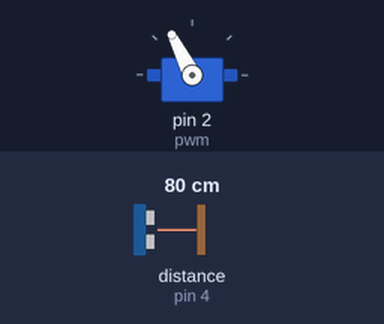
Recording of a sketch running on a simulated Arduino Uno, built with avr-gcc and run on an emulated ATmega328P. On the bench: servo. Wiring (inferred from the names in the program): ultrasonic range finder: trigger pin 3; echo pin 4; servo: signal pin 2. Inputs (shaded band) come from the test bench; at power-on: distance to the obstacle (sensor on pin 4) 80 cm. The echo pulse lasts 58.3 µs per cm; no radio packets arrive unless stated; servo pulses on a pin are drawn as a servo (544–2400 µs = 0–180°); what the sketch prints to the serial monitor is not drawn.

Above: at 1.2 s.
1.3 s: distance to the obstacle (sensor on pin 4) set to 2 cm
At 2.45 s:
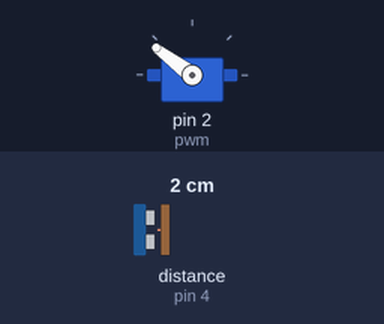
4.3 s: distance to the obstacle (sensor on pin 4) set to 18 cm
At 5.1 s:
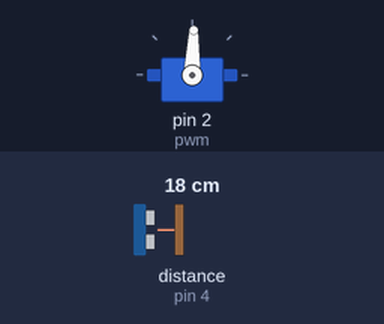
7.3 s: distance to the obstacle (sensor on pin 4) set to 4 cm
At 8.12 s:
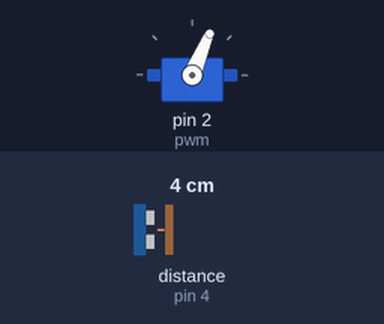
Timing chart, 0 to 16.3 s (numbered marks = the images above; inputs shaded):
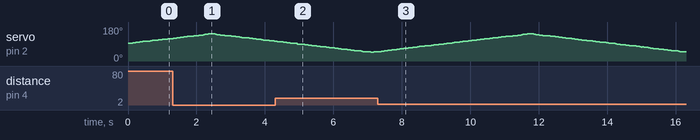

The sketch:

sensor.ino
```cpp
#include <nRF24L01.h>
#include <RF24.h>
#include <SPI.h>
const byte rxAddr[6] = "ggchtd"; //for pairing radios
const int trigger = 3;
const int echo = 4;
const int pwm = 2;
const int maxConeWidth = 135;
const int minConeWidth = 45;
const int timeBetweenAngleUpdate = 500;
const int timeBetweenPWMGeneration = 20;
const int timer1Max = 20;   //for servo PWM generation
const int timer2Max = 50;  //for angle update
const int timeToAck = 15;
const int noRetries = 0;
RF24 radio(9, 10);  //pins connected to CE and CS
int distanceCM = 1;
int angle = 90;
bool direction = true;
int timer1 = 0;
int timer2 = 0;

struct Data
{
  int angle;
  int distance;
};

void setup()
{
  Serial.begin(9600);
  pinMode(trigger, OUTPUT);
  pinMode(echo, INPUT);
  pinMode(pwm, OUTPUT);

  TCCR0A = (1<<WGM01);        //Set the CTC (Clear Timer on Compare) mode, Timer/Counter Control Register A for timer 0 (TCCR0A)
  OCR0A = 249;                //Value for ORC0A for 1ms, Output Compare Register A for timer 0 (OCR0A), 16 MHz / 64 (from prescaler) = 250 000,
                              //250 000 / 249 = +/- 1004, but counter starts from 0 instead of 1 so it actually is 250, which gives 1000 Hz (1 ms)

  TIMSK0|=(1<<OCIE0A);        //Set  the interrupt request
  sei();                      //Enable interrupt

  TCCR0B|=(1<<CS01);          //Set the prescale 1/64 clock, Timer/Counter Control Register B for timer 0 (TCCR0B)
  TCCR0B|=(1<<CS00);

  (void)radio.begin();
  radio.setRetries(timeToAck, noRetries);
  radio.openWritingPipe(rxAddr);
  radio.stopListening();
}

int UpdateDistanceCm(int trigger, int echo)
{
  digitalWrite(trigger, LOW);
  digitalWrite(trigger, HIGH);
  delayMicroseconds(10);
  digitalWrite(trigger, LOW);
  unsigned long duration = pulseIn(echo, HIGH);

  //(void)Serial.print( duration);
  //(void)Serial.print(' ');

  return ((duration * (0.034)) / 2);
}

void generateServoPWM(int angle, int pwm, int minConeWidth, int maxConeWidth)
{
  long timeInMicroseconds = map(angle, minConeWidth, maxConeWidth, 1000, 2000);
  digitalWrite(pwm, HIGH);
  delayMicroseconds(timeInMicroseconds);
  digitalWrite(pwm, LOW);
  //(void)Serial.print(timeInMicroseconds);
  //(void)Serial.print(' ');
}

void updateAngle(int* angle, int minConeWidth, int maxConeWidth)
{
  if(*angle <= minConeWidth || *angle >= maxConeWidth)
  {
    direction = !direction;
  }

  if(direction)
  {
    *angle = *angle + 1;
  }
  else
  {
    *angle = *angle - 1;
  }
  //(void)Serial.print(*angle);
  //(void)Serial.print(' ');
}

bool transferData(int angle, int distance)
{
  Data data;
  data.angle = angle;
  data.distance = distance;
  (void)radio.write(&data, sizeof(data));
}

ISR(TIMER0_COMPA_vect) //triggered every time OCR0A reaches 0 i. e. every millisecond
{
  timer1++;
  timer2++;
}

void loop()
{
  if(timer2 >= timer2Max)
  {
    timer2 = 0;
    updateAngle(&angle, minConeWidth, maxConeWidth);
  }
  distanceCM = UpdateDistanceCm(trigger, echo);
  if(timer1 >= timer1Max)
  {
    timer1 = 0;
    generateServoPWM(angle, pwm, minConeWidth, maxConeWidth);
  }
  (void)transferData(angle, distanceCM);
  (void)Serial.print(String(angle) + "," + String(distanceCM) + ",3;");
}
```
